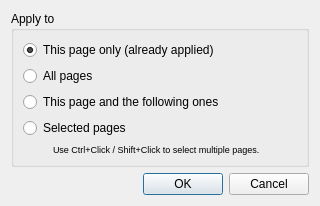
<?xml version="1.0" encoding="UTF-8"?>
<ui version="4.0">
 <class>output::ApplyColorsDialog</class>
 <widget class="QDialog" name="output::ApplyColorsDialog">
  <property name="windowModality">
   <enum>Qt::WindowModal</enum>
  </property>
  <property name="geometry">
   <rect>
    <x>0</x>
    <y>0</y>
    <width>320</width>
    <height>195</height>
   </rect>
  </property>
  <property name="windowTitle">
   <string>Apply Mode</string>
  </property>
  <layout class="QVBoxLayout" name="verticalLayout_3">
   <item>
    <widget class="QGroupBox" name="groupBox_2">
     <property name="title">
      <string>Apply to</string>
     </property>
     <layout class="QVBoxLayout" name="verticalLayout_2">
      <item>
       <widget class="QRadioButton" name="thisPageRB">
        <property name="text">
         <string>This page only (already applied)</string>
        </property>
        <property name="checked">
         <bool>true</bool>
        </property>
       </widget>
      </item>
      <item>
       <widget class="QRadioButton" name="allPagesRB">
        <property name="text">
         <string>All pages</string>
        </property>
       </widget>
      </item>
      <item>
       <widget class="QRadioButton" name="thisPageAndFollowersRB">
        <property name="text">
         <string>This page and the following ones</string>
        </property>
       </widget>
      </item>
      <item>
       <widget class="QRadioButton" name="selectedPagesRB">
        <property name="text">
         <string>Selected pages</string>
        </property>
       </widget>
      </item>
      <item>
       <layout class="QHBoxLayout" name="horizontalLayout_2">
        <property name="spacing">
         <number>0</number>
        </property>
        <item>
         <spacer name="horizontalSpacer_5">
          <property name="orientation">
           <enum>Qt::Horizontal</enum>
          </property>
          <property name="sizeType">
           <enum>QSizePolicy::Fixed</enum>
          </property>
          <property name="sizeHint" stdset="0">
           <size>
            <width>30</width>
            <height>0</height>
           </size>
          </property>
         </spacer>
        </item>
        <item>
         <widget class="QLabel" name="selectedPagesHint">
          <property name="font">
           <font>
            <pointsize>7</pointsize>
           </font>
          </property>
          <property name="text">
           <string>Use Ctrl+Click / Shift+Click to select multiple pages.</string>
          </property>
         </widget>
        </item>
       </layout>
      </item>
     </layout>
    </widget>
   </item>
   <item>
    <spacer name="verticalSpacer">
     <property name="orientation">
      <enum>Qt::Vertical</enum>
     </property>
     <property name="sizeHint" stdset="0">
      <size>
       <width>20</width>
       <height>0</height>
      </size>
     </property>
    </spacer>
   </item>
   <item>
    <widget class="QDialogButtonBox" name="buttonBox">
     <property name="orientation">
      <enum>Qt::Horizontal</enum>
     </property>
     <property name="standardButtons">
      <set>QDialogButtonBox::Cancel|QDialogButtonBox::Ok</set>
     </property>
    </widget>
   </item>
  </layout>
 </widget>
 <resources/>
 <connections>
  <connection>
   <sender>buttonBox</sender>
   <signal>rejected()</signal>
   <receiver>output::ApplyColorsDialog</receiver>
   <slot>reject()</slot>
   <hints>
    <hint type="sourcelabel">
     <x>316</x>
     <y>260</y>
    </hint>
    <hint type="destinationlabel">
     <x>286</x>
     <y>274</y>
    </hint>
   </hints>
  </connection>
 </connections>
</ui>
